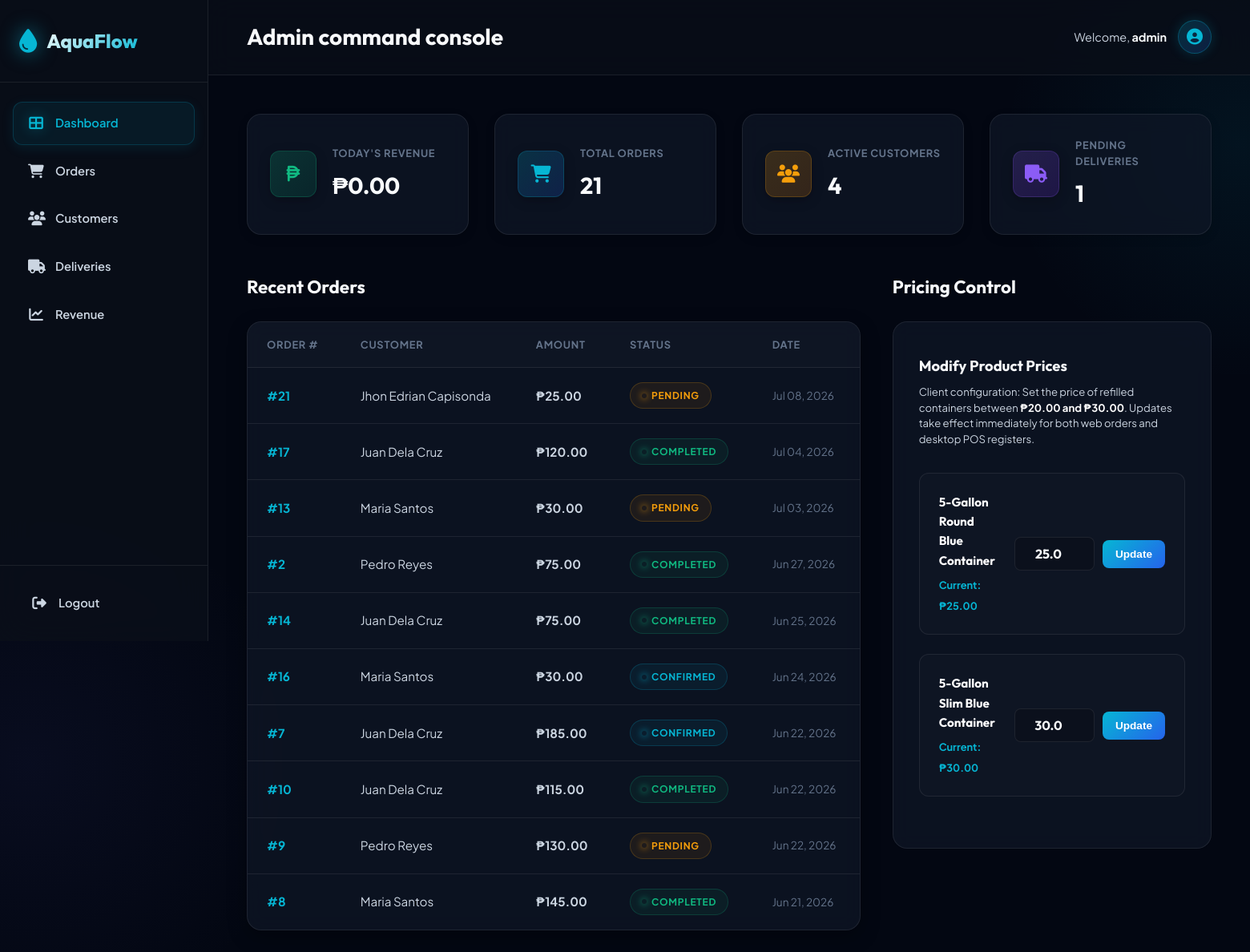
The app's page /admin/dashboard (signed in), older data.
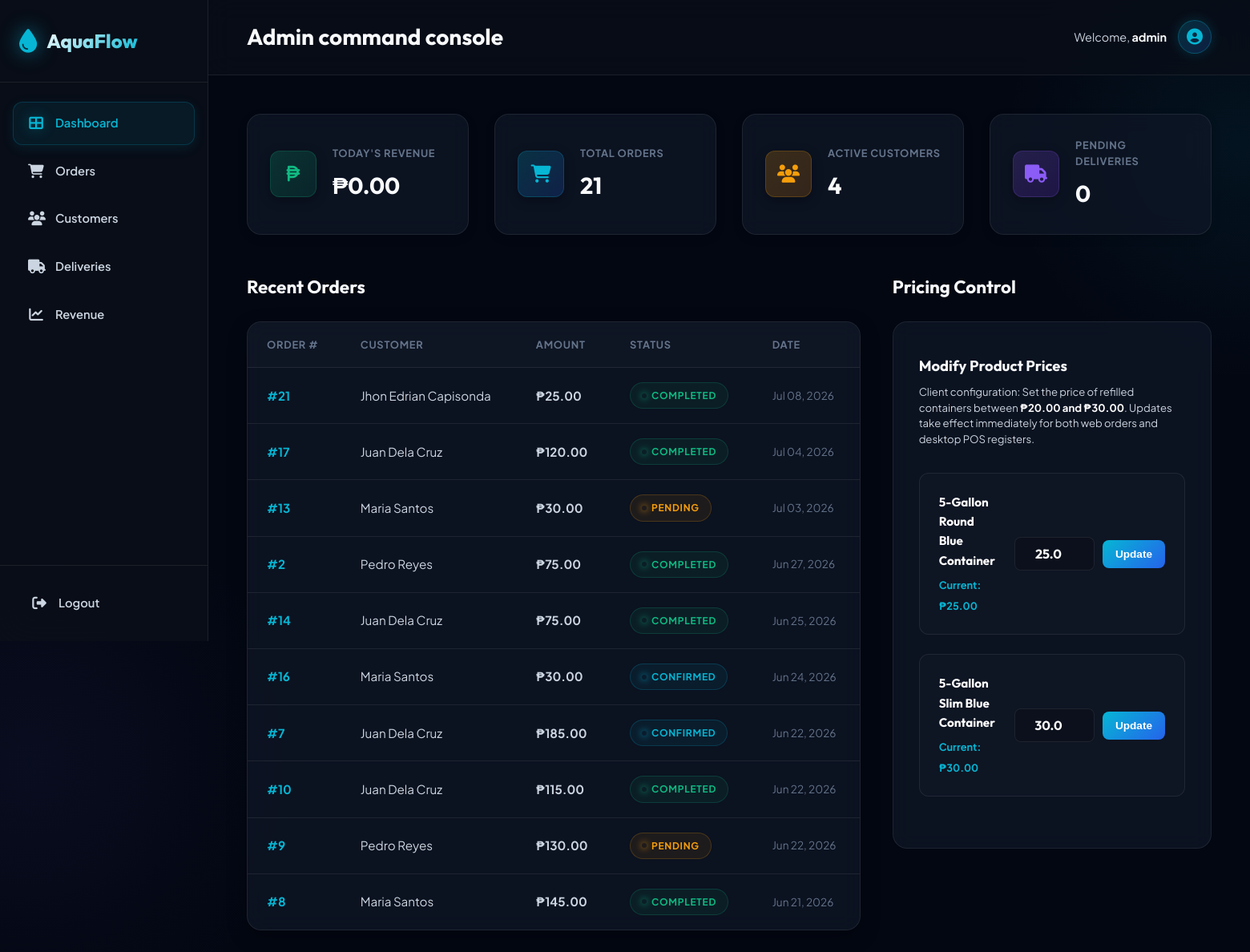
The same page, newer data.
### app/models/order.py (models this page shows, shortened)
class Order(db.Model):
    __tablename__ = 'orders'
    id = db.Column(db.Integer, primary_key=True)
    customer_id = db.Column(db.Integer, db.ForeignKey('customers.id'), nullable=False)
    total_amount = db.Column(db.Float, default=0.0)
    status = db.Column(db.String(20), default='pending')  # pending, confirmed, completed, cancelled
    order_date = db.Column(db.DateTime, default=lambda: datetime.now(timezone.utc))
    notes = db.Column(db.Text, nullable=True)
    created_at = db.Column(db.DateTime, default=lambda: datetime.now(timezone.utc))
    updated_at = db.Column(db.DateTime, default=lambda: datetime.now(timezone.utc),
                           onupdate=lambda: datetime.now(timezone.utc))
    items = db.relationship('OrderItem', backref='order', lazy=True, cascade='all, delete-orphan')
    delivery = db.relationship('Delivery', backref='order', uselist=False, lazy=True)

### app/models/customer.py (models this page shows, shortened)
class Customer(db.Model):
    __tablename__ = 'customers'
    id = db.Column(db.Integer, primary_key=True)
    user_id = db.Column(db.Integer, db.ForeignKey('users.id'), nullable=True, unique=True)
    full_name = db.Column(db.String(150), nullable=False)
    phone = db.Column(db.String(20), nullable=True)
    address = db.Column(db.Text, nullable=True)
    is_active = db.Column(db.Boolean, default=True)
    created_at = db.Column(db.DateTime, default=lambda: datetime.now(timezone.utc))
    updated_at = db.Column(db.DateTime, default=lambda: datetime.now(timezone.utc),
                           onupdate=lambda: datetime.now(timezone.utc))
    orders = db.relationship('Order', backref='customer', lazy=True)

### app/routes/admin.py (the view)
@admin_bp.route('/dashboard')
@login_required
@admin_required
def dashboard():
    today = datetime.now(timezone.utc).date()
    today_start = datetime.combine(today, datetime.min.time()).replace(tzinfo=timezone.utc)
    today_orders = Order.query.filter(
        Order.order_date >= today_start,
        Order.status.in_(['completed', 'confirmed'])
    ).all()
    today_revenue = sum(order.total_amount for order in today_orders)
    total_orders = Order.query.count()
    active_customers = Customer.query.filter_by(is_active=True).count()
    pending_deliveries = Delivery.query.filter_by(status='pending').count()
    recent_orders = Order.query.order_by(Order.order_date.desc()).limit(10).all()
    products = Product.query.all()
    return render_template('admin/dashboard.html',
        today_revenue=today_revenue,
        total_orders=total_orders,
        active_customers=active_customers,
        pending_deliveries=pending_deliveries,
        recent_orders=recent_orders,
        products=products
    )

### app/models/user.py (called while the page is built)
@login_manager.user_loader
def load_user(user_id):
    return db.session.get(User, int(user_id))

    @property
    def is_admin(self):
        return self.role == 'admin'

### app/routes/admin.py (called while the page is built)
def admin_required(f):
    @wraps(f)
    def decorated_function(*args, **kwargs):
        if not current_user.is_authenticated or not current_user.is_admin:
            flash('Access denied. Admin privileges required.', 'error')
            return redirect(url_for('auth.login'))
        return f(*args, **kwargs)
    return decorated_function

### app/templates/admin/dashboard.html (shortened to what the changed rows need)
{% extends 'base.html' %}
{% block page_title %}Admin command console{% endblock %}
{% block content %}
<div class="dashboard-grid">
    <div class="stat-card">
        <div class="stat-info">
            <span class="stat-label">Pending Deliveries</span>
            <span class="stat-value">{{ pending_deliveries }}</span>
        </div>
    </div>
</div>
<div class="admin-container">
    <div class="recent-orders-section">
        <div class="section-header">
            <h2>Recent Orders</h2>
        </div>
        <div class="table-container">
            <table class="data-table">
                <thead>
                    <tr>
                        <th>Order #</th>
                        <th>Customer</th>
                        <th>Amount</th>
                        <th>Status</th>
                        <th>Date</th>
                    </tr>
                </thead>
                <tbody>
                    {% for order in recent_orders %}
                    <tr>
                        <td><strong style="color:var(--accent-blue);">#{{ order.id }}</strong></td>
                        <td>{{ order.customer.full_name }}</td>
                        <td><strong>&#8369;{{ "%.2f"|format(order.total_amount) }}</strong></td>
                        <td>
                            <span class="status-badge status-{{ order.status }}">{{ order.status|capitalize }}</span>
                        </td>
                        <td style="color:var(--text-muted); font-size:0.85rem;">{{ order.order_date.strftime('%b %d, %Y') }}</td>
                    </tr>
                    {% else %}
                    <tr>
                        <td colspan="5" class="empty-state">No orders registered yet.</td>
                    </tr>
                    {% endfor %}
                </tbody>
            </table>
        </div>
    </div>
    <div>
        <div class="section-header">
            <h2>Pricing Control</h2>
        </div>
    </div>
</div>
{% endblock %}

Row changes from the older to the newer data that the page shows:
changed Order "Jul 08, 2026": status "PENDING" → "COMPLETED"
Text that changed along with them:
{{ pending_deliveries }}: "1" → "0"
